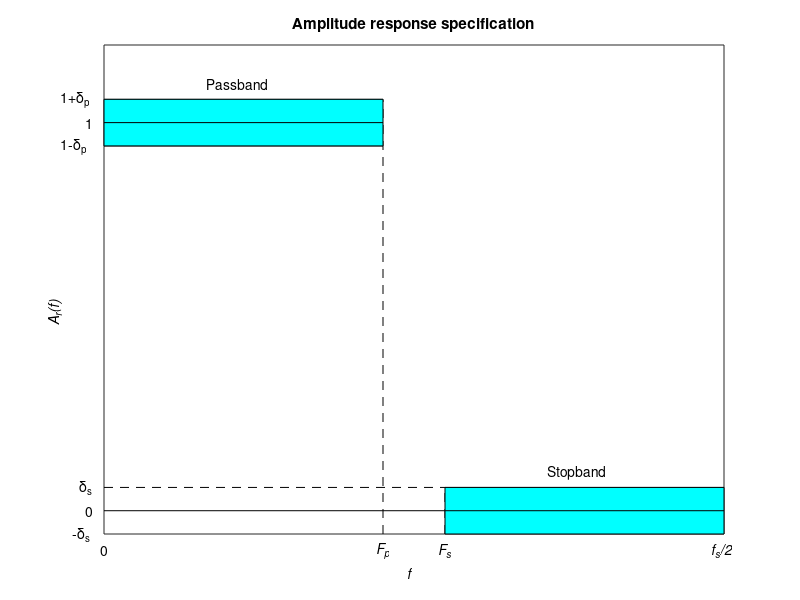

Write MATLAB code to recreate this figure. (Note: this script raises an error after producing the figure.)
function fig6_5

% FIGURE 6.5:  Lowpass FIR fitler specifications (linear)

clc
clear
fprintf ('Figure 6.5: Lowpass FIR filter specifications (linear)\n\n')

% Draw lines

delta_p = 0.06;
delta_s = delta_p;
F_p = 0.45;
F_s = 0.55;
figure
plot ([0 F_p],[1 1],'k')
hold on
plot ([0 F_p],[1-delta_p 1-delta_p],'k')
plot ([0 F_p],[1+delta_p 1+delta_p],'k')
axis ([0 1 -delta_s 1.2])
plot ([F_p F_p],[-delta_s 1+delta_p],'--k')
plot ([0 F_s],[delta_s delta_s],'--k')
plot ([F_s F_s],[-delta_s delta_s],'--k')
plot ([F_s 1],[delta_s delta_s],'k')
fill ([0 F_p F_p 0],[1-delta_p 1-delta_p 1+delta_p 1+delta_p],'c')
fill ([F_s 1 1 F_s],[-delta_s -delta_s delta_s delta_s],'c')
plot ([0 F_p],[1 1],'k')
plot ([0 1],[0 0],'k')

% Add labels

dx = 0.01;
dy = 0.04;
text (-0.03,1,'1')
text (-0.07,1-delta_p,'1-\delta_p')
text (-0.07,1+delta_p,'1+\delta_p')
text (-0.04,delta_s,'\delta_s')
text (-0.03,0,'0')
text (-0.05,-delta_s,'-\delta_s')
text (0-0.5*dx,-delta_s-dy,'0')
text (F_p-dx,-delta_s-dy,'\it{F_p}')
text (F_s-dx,-delta_s-dy,'\it{F_s}')
text (1-2*dx,-delta_s-dy,'\it{f_s/2}')
text (F_p/2-6*dx,1+delta_p+dy,'Passband')
text ((F_s+ 1)/2-6*dx,delta_s+dy,'Stopband')
set (gca,'Xtick',[])
set (gca,'Ytick',[])
text (0.5-dx,-4*dy,'\it{f}')
text (-8*dx,0.5-dy/2,'\it{A_r(f)}','Rotation',90)
title ('Amplitude response specification')
f_wait
